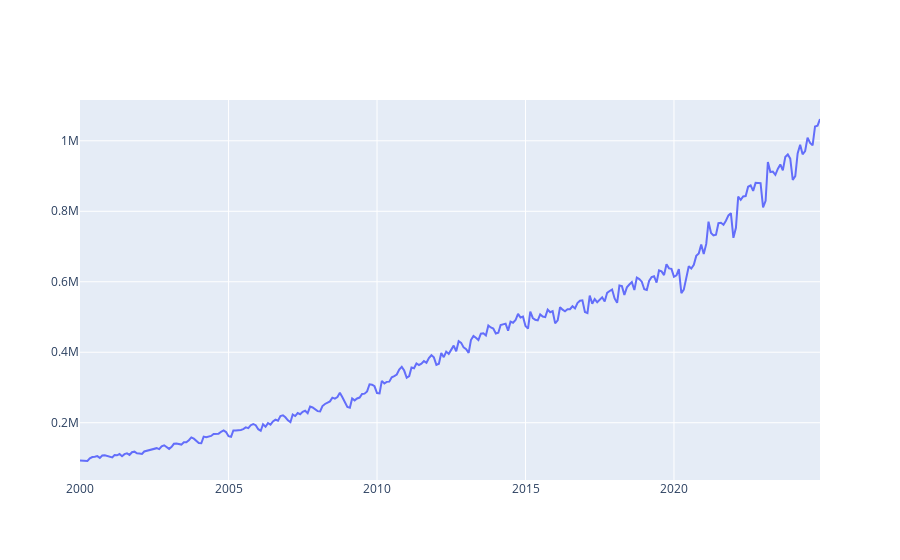

Notebook code cell kept with this figure:
### Markdown cell above
## PIB

### Code cell
#PIB em dólar ODA/BRA_NGDPD

#pib = nasdaqdatalink.get('BCB/4380', start_date='2000-01-01')

pib = extracao_bcb(4380, '01/01/2000', data_fim=pd.to_datetime(datetime.today().date()).strftime('%d/%m/%Y'))
fig = go.Figure()
fig.add_trace(go.Scatter(name='PIB', x=pib.index, y=pib.Value))
fig.show()

### Figure 1 — Plotly figure (JSON) as saved in the notebook; plotly's stock layout.template omitted (floating-point values rounded to 4 significant figures; data arrays with more than 128 entries replaced by an {"elided": "..."} marker saying what was removed)
{"data": [{"name": "PIB", "type": "scatter", "x": {"elided": "300 str values"}, "y": {"elided": "300 float values"}}], "layout": {}}
